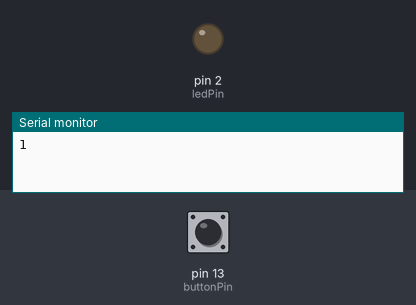
A sketch run on a simulated Arduino Uno, built with avr-gcc and run on an emulated ATmega328P. Shown: output pins drawn as LEDs (lit = HIGH), the last lines printed to the serial monitor. Inputs (shaded band) come from the test bench; at power-on: pin 13 (buttonPin) LOW. Pins used as bus, display or sensor lines are not drawn.

Above: at 2.8 s.
2.9 s: pin 13 (buttonPin) pulled HIGH for 1.2 s
At 5.0 s:
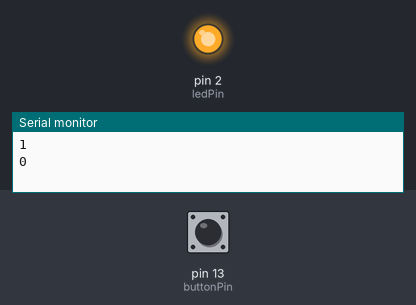
7.5 s: pin 13 (buttonPin) pulled HIGH for 3.2 s
At 12.3 s:
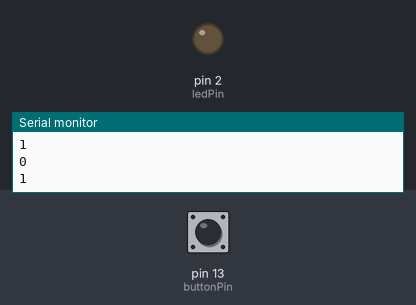
Timing chart, 0 to 13.8 s (numbered marks = the images above; inputs shaded):
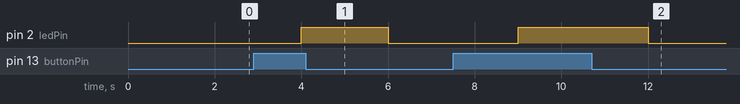

Measured:
- after the input at 2.9 s, pin 2 (ledPin): LOW → HIGH after 1.1 s, → LOW 2.0 s later
- after the input at 7.5 s, pin 2 (ledPin): LOW → HIGH after 1.5 s, → LOW 3.0 s later

The sketch:

emailsensor.ino
```cpp
// constants won't change. They're used here to set pin numbers:
const int buttonPin = 13;     // the number of the pushbutton pin
const int ledPin =  2;      // the number of the LED pin
const int power = 12;
// variables will change:
int buttonState = 0;         // variable for reading the pushbutton status
int x=0;
int ant;

void setup() {
  // initialize the LED pin as an output:
  pinMode(ledPin, OUTPUT);
  pinMode(power, OUTPUT);
  // initialize the pushbutton pin as an input:
  pinMode(buttonPin, INPUT);
  Serial.begin(9600);
}

void loop() {
  digitalWrite(power, HIGH);

  // read the state of the pushbutton value:
  buttonState = digitalRead(buttonPin);
  delay(1000);
  ant = x;

  if (buttonState == HIGH) {

    // turn LED on:
    digitalWrite(ledPin, HIGH);
    x = 0;
  } else {
    // turn LED off:
    digitalWrite(ledPin, LOW);
    x = 1;
  }
  if(ant != x)
    Serial.println(x);
}
```
